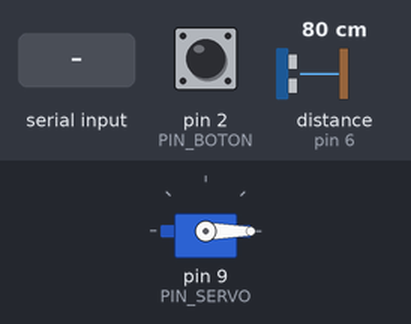
A sketch run on a simulated Arduino Uno, built with avr-gcc and run on an emulated ATmega328P. On the bench: servo. Wiring (inferred from the names in the program): ultrasonic range finder: trigger pin 7; echo pin 6. Inputs (shaded band) come from the test bench; at power-on: pin 2 (PIN_BOTON) HIGH, distance to the obstacle (sensor on pin 6) 80 cm. The echo pulse lasts 58.3 µs per cm; what the sketch prints to the serial monitor is not drawn.

Above: at 1.6 s.
1.7 s: pin 2 (PIN_BOTON) pulled LOW for 0.15 s
At 2.1 s:
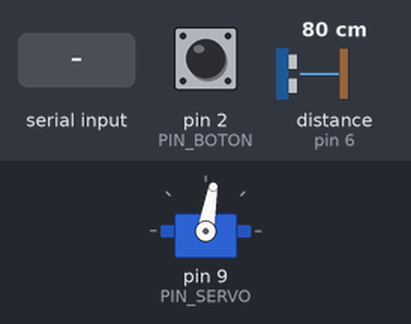
3.8 s: "D\n" received over the second serial link
5.3 s: "1\n" received over the second serial link
Timing chart, 0 to 8.3 s (numbered marks = the images above; inputs shaded):
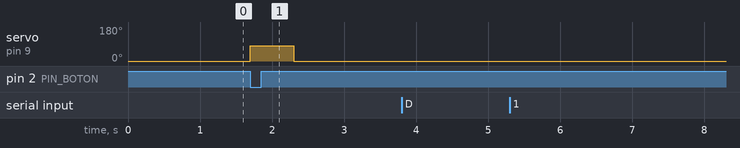

The sketch:

dispensador.ino
```cpp
#include <SoftwareSerial.h>
#include <Servo.h>

const byte PIN_BT_RX = 10;
const byte PIN_BT_TX = 11;
const byte PIN_SERVO = 9;
const byte PIN_TRIG = 7;
const byte PIN_ECHO = 6;
const byte PIN_BOTON = 2;

const int ANGULO_CERRADO = 0;
const int ANGULO_ABIERTO = 80;
const unsigned long TIEMPO_ABIERTO_MS = 600;

const unsigned long PAUSA_MINIMA_MS = 3000UL;
const unsigned long VENTANA_MS = 86400000UL;
const byte MAX_PORCIONES_VENTANA = 12;
const unsigned long REPORTE_NIVEL_MS = 30000UL;

const int DISTANCIA_LLENO_CM = 4;
const int DISTANCIA_VACIO_CM = 22;

SoftwareSerial bt(PIN_BT_RX, PIN_BT_TX);
Servo compuerta;

unsigned long ultimaPorcionMs = 0;
bool huboPorcion = false;
unsigned long inicioVentanaMs = 0;
byte porcionesEnVentana = 0;
unsigned long ultimoReporteMs = 0;
int estadoBotonAnterior = HIGH;
unsigned long ultimoCambioBotonMs = 0;

void setup() {
  compuerta.attach(PIN_SERVO);
  compuerta.write(ANGULO_CERRADO);
  delay(400);
  compuerta.detach();

  pinMode(PIN_TRIG, OUTPUT);
  pinMode(PIN_ECHO, INPUT);
  pinMode(PIN_BOTON, INPUT_PULLUP);

  Serial.begin(9600);
  bt.begin(9600);
  enviar("LISTO");
  reportarNivel();
}

void loop() {
  while (bt.available() > 0) {
    char c = bt.read();
    if (c == 'D') {
      intentarDispensar("APP");
    } else if (c == 'N') {
      reportarNivel();
    } else if (c == '\r' || c == '\n' || c == ' ') {
    } else {
      enviar("RECHAZO:COMANDO");
    }
  }

  int lectura = digitalRead(PIN_BOTON);
  if (lectura != estadoBotonAnterior && millis() - ultimoCambioBotonMs > 50) {
    ultimoCambioBotonMs = millis();
    estadoBotonAnterior = lectura;
    if (lectura == LOW) {
      intentarDispensar("BOTON");
    }
  }

  if (millis() - ultimoReporteMs >= REPORTE_NIVEL_MS) {
    reportarNivel();
  }
}

void intentarDispensar(const char* origen) {
  unsigned long ahora = millis();
  if (ahora - inicioVentanaMs >= VENTANA_MS) {
    inicioVentanaMs = ahora;
    porcionesEnVentana = 0;
  }
  if (huboPorcion && ahora - ultimaPorcionMs < PAUSA_MINIMA_MS) {
    enviar("RECHAZO:INTERVALO");
    return;
  }
  if (porcionesEnVentana >= MAX_PORCIONES_VENTANA) {
    enviar("RECHAZO:LIMITE");
    return;
  }

  dispensarPorcion();
  ultimaPorcionMs = millis();
  huboPorcion = true;
  porcionesEnVentana++;

  String mensaje = "ENTREGA:";
  mensaje += origen;
  enviar(mensaje);
  reportarNivel();
}

void dispensarPorcion() {
  compuerta.attach(PIN_SERVO);
  compuerta.write(ANGULO_ABIERTO);
  delay(TIEMPO_ABIERTO_MS);
  compuerta.write(ANGULO_CERRADO);
  delay(400);
  compuerta.detach();
}

int leerNivel() {
  digitalWrite(PIN_TRIG, LOW);
  delayMicroseconds(2);
  digitalWrite(PIN_TRIG, HIGH);
  delayMicroseconds(10);
  digitalWrite(PIN_TRIG, LOW);
  unsigned long duracion = pulseIn(PIN_ECHO, HIGH, 30000UL);
  if (duracion == 0) return -1;
  int distancia = duracion / 58;
  int nivel = map(distancia, DISTANCIA_VACIO_CM, DISTANCIA_LLENO_CM, 0, 100);
  return constrain(nivel, 0, 100);
}

void reportarNivel() {
  ultimoReporteMs = millis();
  int nivel = leerNivel();
  if (nivel >= 0) {
    enviar("NIVEL:" + String(nivel));
  }
}

void enviar(const String& texto) {
  bt.println(texto);
  Serial.println(texto);
}
```

Measured:
- after the input at 1.7 s, servo on pin 9 (PIN_SERVO): 0° → 80° at once, → 0° 0.60 s later
- after the input at 3.8 s, every drawn part: stays the same
- after the input at 5.3 s, every drawn part: stays the same
